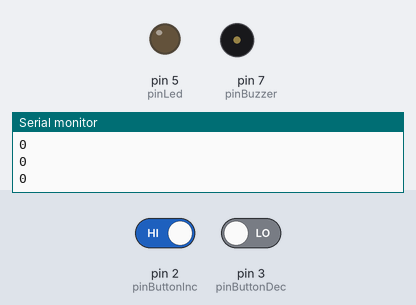
Bench run of a sketch on a simulated Arduino Uno, built with avr-gcc and run on an emulated ATmega328P. Parts: output pins drawn as LEDs (lit = HIGH), buzzer (waves = sounding, pin HIGH), the last lines printed to the serial monitor. The test bench sets the inputs (shaded band); at power-on: pin 2 (pinButtonInc) HIGH, pin 3 (pinButtonDec) LOW.

Above: at 1.2 s.
1.3 s: pin 2 (pinButtonInc) driven LOW and pin 3 (pinButtonDec) driven HIGH
At 2.06 s:
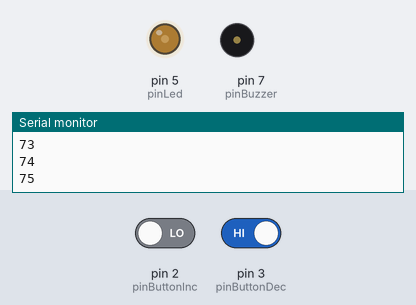
At 4.12 s:
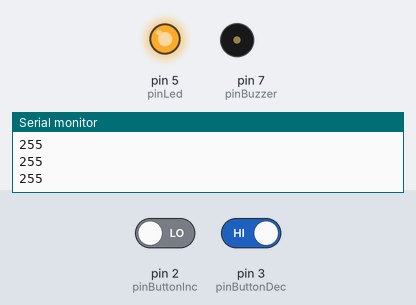
4.3 s: pin 2 (pinButtonInc) driven HIGH and pin 3 (pinButtonDec) driven LOW
At 5.37 s:
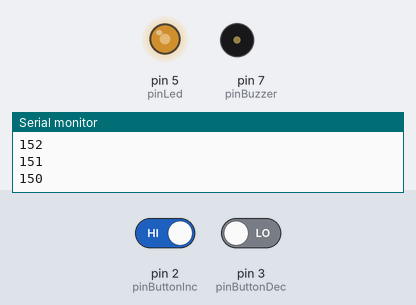
Timing chart, 0 to 8.4 s (numbered marks = the images above; inputs shaded):
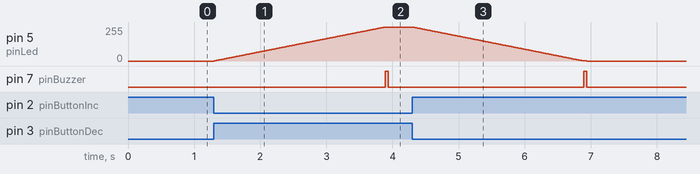

Measured:
- after the input at 1.3 s, pin 5 (pinLed): moves from 0/255 to 255/255 over 2.6 s, starting at once; pin 7 (pinBuzzer): LOW → HIGH after 2.6 s, → LOW 0.05 s later
- after the input at 4.3 s, pin 5 (pinLed): moves from 255/255 to 0/255 over 2.6 s, starting at once; pin 7 (pinBuzzer): LOW → HIGH after 2.6 s, → LOW 0.05 s later

The sketch:

prog_29.ino
```cpp
const byte pinLed = 5;
const byte pinBuzzer = 7;
const byte pinButtonInc = 2;
const byte pinButtonDec = 3;

boolean buttonIncState = false;
boolean buttonDecState = false;
byte ledState = 0;
boolean isSignaled = true;

void setup() {
	Serial.begin(9600);
	pinMode(pinLed, OUTPUT);
	pinMode(pinBuzzer, OUTPUT);
	pinMode(pinButtonInc, INPUT);
	pinMode(pinButtonDec, INPUT);
}

void loop() {
	buttonIncState = digitalRead(pinButtonInc);
  buttonDecState = digitalRead(pinButtonDec);
	if (buttonIncState == 0 && buttonDecState == 1) {
		ledState = (ledState < 255) ? ledState + 1 : 255;
	} else if (buttonIncState == 1 && buttonDecState == 0) {
		ledState = (ledState > 0) ? ledState - 1 : 0;
	}
	if (ledState == 255 || ledState == 0) {
		if (!isSignaled) {
			digitalWrite(pinBuzzer, HIGH);
			delay(50);
			digitalWrite(pinBuzzer, LOW);
			isSignaled = true;
		}
	} else {
		isSignaled = false;
	}
	Serial.println(ledState);
	analogWrite(pinLed, ledState);
	delay(10);
}
```
